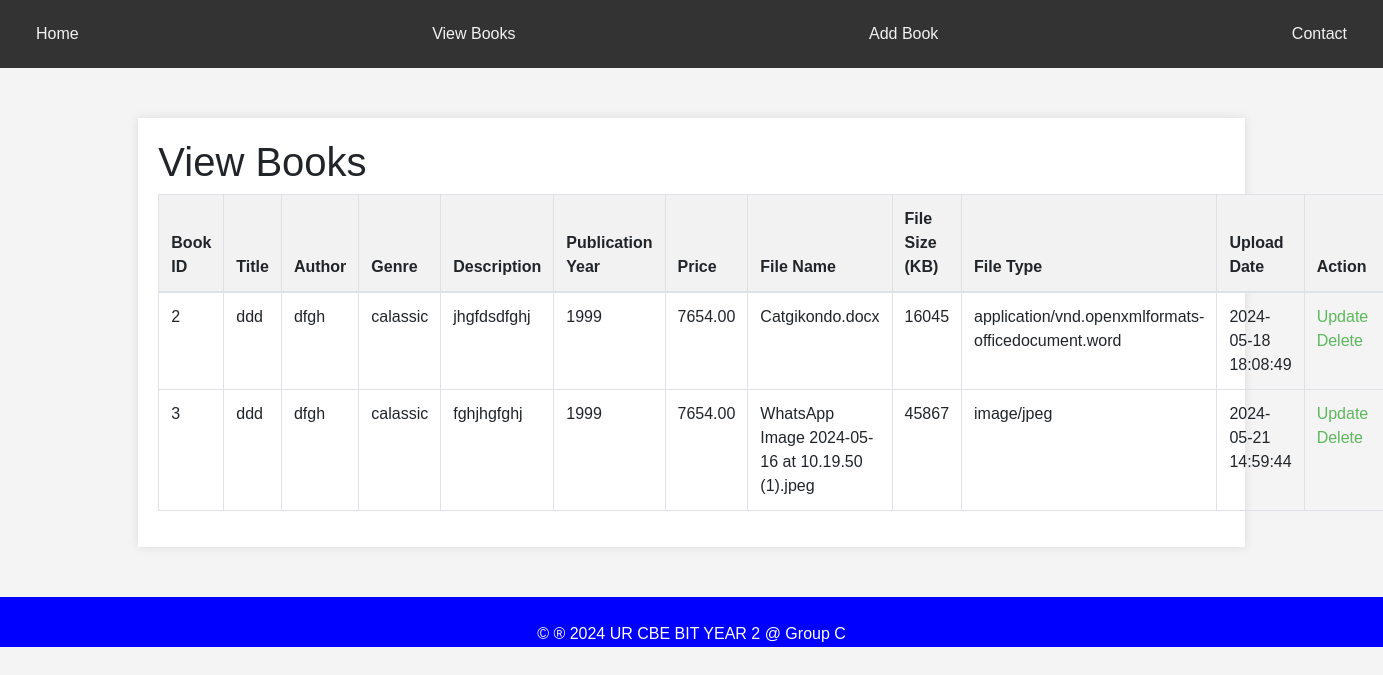
Screenshot of /bookview.php with the database file from the repository.
### tables this page shows
CREATE TABLE `books` (
  `book_id` int(11) NOT NULL,
  `title` varchar(255) NOT NULL,
  `author` varchar(255) NOT NULL,
  `genre` varchar(100) DEFAULT NULL,
  `description` text DEFAULT NULL,
  `publication_year` int(11) DEFAULT NULL,
  `price` decimal(10,2) DEFAULT NULL,
  `file_name` varchar(255) NOT NULL,
  `file_size` int(11) DEFAULT NULL,
  `file_type` varchar(50) DEFAULT NULL,
  `upload_date` timestamp NOT NULL DEFAULT current_timestamp()
);

### bookview.php (the view, shortened to what this page needs)
<?php
$servername = "localhost";
$username = "root";
$password = "";
$dbname = "bookstore_db";
$conn = new mysqli($servername, $username, $password, $dbname);
$sql = "SELECT * FROM books";
$result = $conn->query($sql);
?>
<!DOCTYPE html>
<html lang="en">
<head>
    <link href="https://stackpath.bootstrapcdn.com/bootstrap/4.5.2/css/bootstrap.min.css" rel="stylesheet">
</head>
<body>
    <div class="navbar">
        <a href="./home1.html">Home</a>
        <a href="view_books.php">View Books</a>
        <a href="./bookinsert.html">Add Book</a>
        <a href="./contact.html">Contact</a>
    </div>
    <div class="container">
        <h1>View Books</h1>
        <?php
        if ($result->num_rows > 0) {
            echo "<table class='table table-bordered'>";
            echo "<thead class='bg-warning'>";
            echo "<tr>
                    <th>Book ID</th>
                    <th>Title</th>
                    <th>Author</th>
                    <th>Genre</th>
                    <th>Description</th>
                    <th>Publication Year</th>
                    <th>Price</th>
                    <th>File Name</th>
                    <th>File Size (KB)</th>
                    <th>File Type</th>
                    <th>Upload Date</th>
                    <th>Action</th>
                  </tr>";
            echo "</thead><tbody>";
            while($row = $result->fetch_assoc()) {
                echo "<tr>
                        <td>{$row['book_id']}</td>
                        <td>{$row['title']}</td>
                        <td>{$row['author']}</td>
                        <td>{$row['genre']}</td>
                        <td>{$row['description']}</td>
                        <td>{$row['publication_year']}</td>
                        <td>{$row['price']}</td>
                        <td>{$row['file_name']}</td>
                        <td>{$row['file_size']}</td>
                        <td>{$row['file_type']}</td>
                        <td>{$row['upload_date']}</td>
                        <td class='action-links'>
                            <a href='bookupdate.php?id={$row['book_id']}'>Update</a>
                            <a href='bookdelete.php?id={$row['book_id']}' onclick='return confirm(\"Are you sure you want to delete this book?\");'>Delete</a>
                        </td>
                      </tr>";
            }
            echo "</tbody></table>";
        } else {
            echo "<p>No books found</p>";
        }
        ?>
    </div>
    <footer>
        <p>&copy; &reg; 2024 UR CBE BIT YEAR 2 @ Group C</p>
    </footer>
</body>
</html>

### bookview.php (style rules this page uses)
body { font-family: Arial, sans-serif; background-color: #f4f4f4; margin: 0; padding: 0; }
.navbar { background-color: #333; overflow: hidden; }
.navbar a { float: left; display: block; color: #f2f2f2; text-align: center; padding: 14px 20px; text-decoration: none; }
.container { width: 80%; margin: 50px auto; background-color: #fff; padding: 20px; box-shadow: 0 0 10px rgba(0, 0, 0, 0.1); }
table { width: 100%; border-collapse: collapse; }
th, td { padding: 12px; border: 1px solid #ddd; text-align: left; }
th { background-color: #f2f2f2; }
.action-links a { margin-right: 10px; color: #5cb85c; text-decoration: none; }
footer { height: 50px; text-align: center; padding: 25px; color: white; background-color: blue; }

### rows the page displays
books: book_id "2", title "ddd", author "dfgh", genre "calassic", description "jhgfdsdfghj", publication_year "1999", price "7654.00", file_name "Catgikondo.docx", file_size "16045", file_type "application/vnd.openxmlformats-officedocument.word", upload_date "2024-05-18 18:08:49"
books: book_id "3", title "ddd", author "dfgh", genre "calassic", description "fghjhgfghj", publication_year "1999", price "7654.00", file_name "WhatsApp Image 2024-05-16 at 10.19.50 (1).jpeg", file_size "45867", file_type "image/jpeg", upload_date "2024-05-21 14:59:44"
